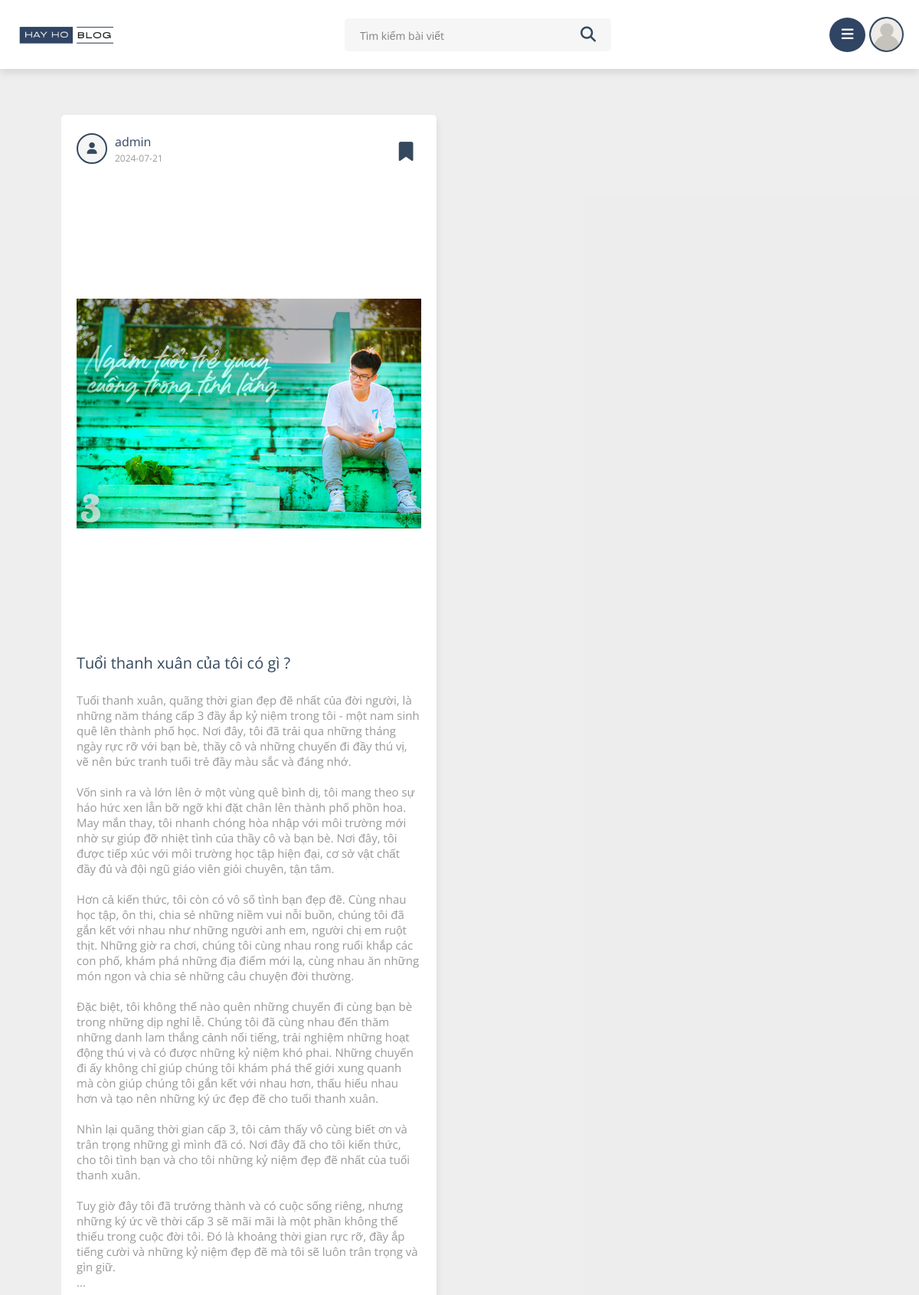
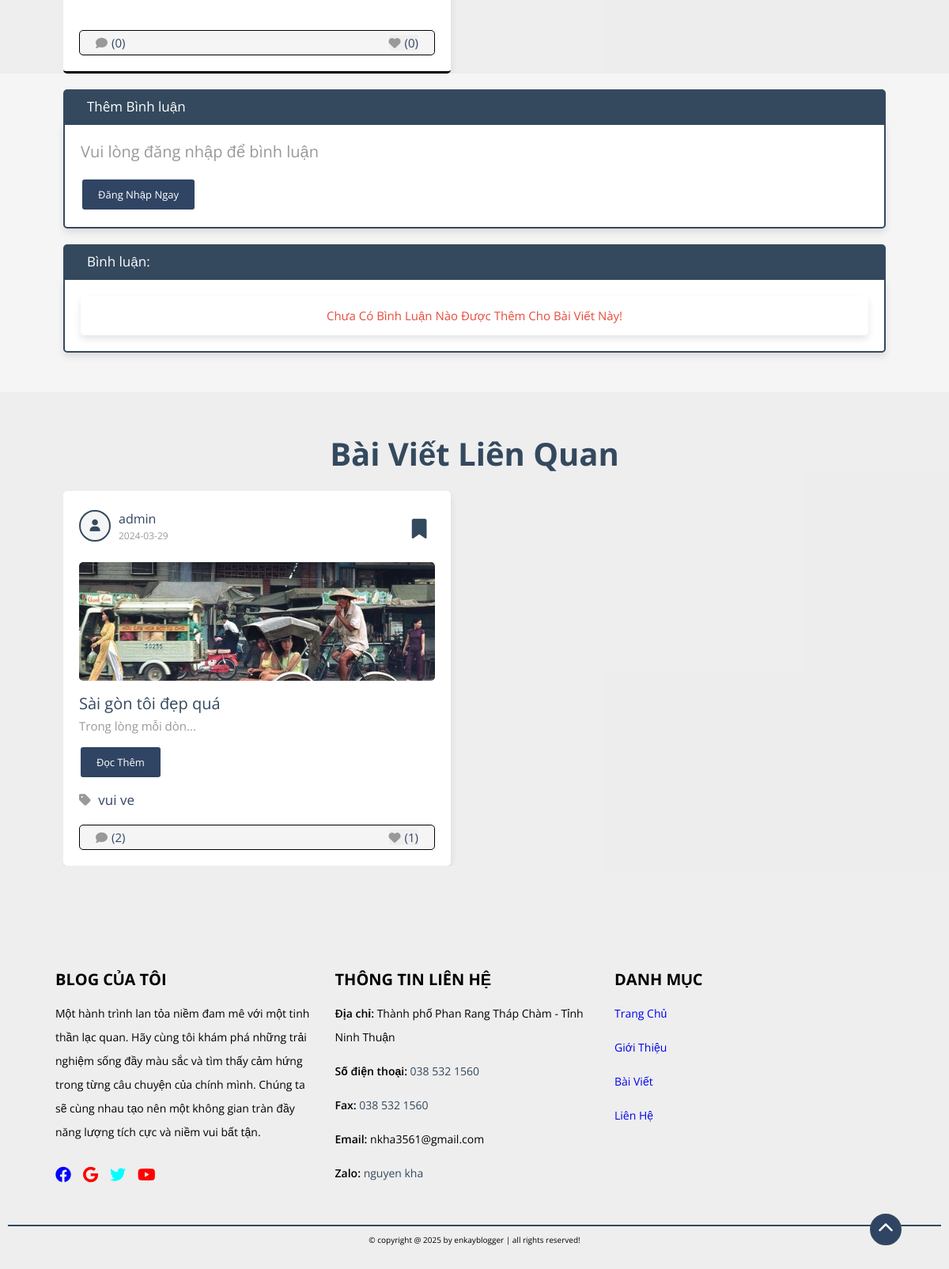
Screenshot of /static/view_post.php?post_id=24 with the database file from the repository (2 pictures, top to bottom).
### tables this page shows
CREATE TABLE `settings` (
  `id` int(11) NOT NULL,
  `setting_key` varchar(255) NOT NULL,
  `setting_value` text NOT NULL
);

CREATE TABLE `posts` (
  `id` int(100) NOT NULL,
  `admin_id` int(100) NOT NULL,
  `name` varchar(100) NOT NULL,
  `title` varchar(100) NOT NULL,
  `content` varchar(10000) NOT NULL,
  `category` varchar(50) NOT NULL,
  `image` varchar(100) NOT NULL,
  `date` date NOT NULL DEFAULT current_timestamp(),
  `status` varchar(10) NOT NULL,
  `tag_id` int(11) DEFAULT NULL
);

### static/view_post.php (the view, shortened to what the rows shown need)
<?php
include '../components/connect.php';
$get_id = $_GET['post_id'];
$select_post_tag = $conn->prepare("SELECT category FROM `posts` WHERE id = ?");
$select_post_tag->execute([$get_id]);
$fetch_post_tag = $select_post_tag->fetch(PDO::FETCH_ASSOC);
$current_tag = $fetch_post_tag['category'];
$select_related_posts = $conn->prepare("SELECT * FROM `posts` WHERE category = ? AND id != ? AND status = 'active' LIMIT 4");
$select_related_posts->execute([$current_tag, $get_id]);
?>
<!DOCTYPE html>
<html lang="en">
<head>
   <link rel="stylesheet" href="https://cdnjs.cloudflare.com/ajax/libs/font-awesome/6.1.1/css/all.min.css">
   <link rel="stylesheet" href="../css/style_edit.css">
   <link rel="stylesheet" href="../css/style_dark.css">
</head>
<body>
   <?php include '../components/user_header.php'; ?>
   <section class="posts-container" style="padding-bottom: 0;">
      <div class="box-container" style="overflow-x:hidden">
         <?php
         $select_posts = $conn->prepare("SELECT * FROM `posts` WHERE status = ? AND id = ?");
         $select_posts->execute(['active', $get_id]);
         if ($select_posts->rowCount() > 0) {
            while ($fetch_posts = $select_posts->fetch(PDO::FETCH_ASSOC)) {
               $post_id = $fetch_posts['id'];
               $count_post_comments = $conn->prepare("SELECT * FROM `comments` WHERE post_id = ?");
               $count_post_comments->execute([$post_id]);
               $total_post_comments = $count_post_comments->rowCount();
               $count_post_likes = $conn->prepare("SELECT * FROM `likes` WHERE post_id = ?");
               $count_post_likes->execute([$post_id]);
               $total_post_likes = $count_post_likes->rowCount();
               $confirm_likes = $conn->prepare("SELECT * FROM `likes` WHERE user_id = ? AND post_id = ?");
               $confirm_likes->execute([$user_id, $post_id]);
               $confirm_save = $conn->prepare("SELECT * FROM `favorite_posts` WHERE user_id = ? AND post_id = ?");
               $confirm_save->execute([$user_id, $post_id]);
         ?>
               <form class="box view_box" method="post" action="<?php echo $_SERVER['PHP_SELF']; ?>">
                  <div class="post-admin">
                     <div class="details_left">
                        <i class="fas fa-user"></i>
                        <div>
                           <a href="author_posts.php?author=<?= $fetch_posts['name']; ?>"><?= $fetch_posts['name']; ?></a>
                           <div><?= $fetch_posts['date']; ?></div>
                        </div>
                     </div>
                     <button type="submit" name="save_post" class="save_mark-btn"><i class="fa-solid fa-bookmark" style="<?php if ($confirm_save->rowCount() > 0) {
                                                                                                                              echo 'color:yellow;';
                                                                                                                           } ?>  "></i></button>
                  </div>
                  <?php
                  if ($fetch_posts['image'] != '') {
                  ?>
                     <img id="image_show" src="../uploaded_img/<?= $fetch_posts['image']; ?>" class="post-image" alt="">
                  <?php
                  }
                  ?>
                  <div class="post-title"><?= $fetch_posts['title']; ?></div>
                  <div class="post-content"><?= $fetch_posts['content']; ?></div>
                  <div class="icons">
                     <div><i class="fas fa-comment"></i><span>(<?= $total_post_comments; ?>)</span></div>
                     <button type="submit" name="like_post"><i class="fas fa-heart" style="<?php if ($confirm_likes->rowCount() > 0) {
                                                                                                echo 'color:var(--red);';
                                                                                             } ?>  "></i><span>(<?= $total_post_likes; ?>)</span></button>
                  </div>
               </form>
         <?php
            }
         } else {
            echo '<p class="empty">Không có bài viết nào!</p>';
         }
         ?>
      </div>
   </section>
   <section class="posts-container" id="related-posts">
      <h1 class="heading">Bài viết liên quan</h1>
      <div class="box-container">
         <?php
         if ($select_related_posts->rowCount() > 0) {
            while ($fetch_related_posts = $select_related_posts->fetch(PDO::FETCH_ASSOC)) {
               $related_post_id = $fetch_related_posts['id'];
               $count_post_comments = $conn->prepare("SELECT * FROM `comments` WHERE post_id = ?");
               $count_post_comments->execute([$related_post_id]);
               $total_post_comments = $count_post_comments->rowCount();
               $count_post_likes = $conn->prepare("SELECT * FROM `likes` WHERE post_id = ?");
               $count_post_likes->execute([$related_post_id]);
               $total_post_likes = $count_post_likes->rowCount();
               $confirm_likes = $conn->prepare("SELECT * FROM `likes` WHERE user_id = ? AND post_id = ?");
               $confirm_likes->execute([$user_id, $related_post_id]);
               $confirm_save = $conn->prepare("SELECT * FROM `favorite_posts` WHERE user_id = ? AND post_id = ?");
               $confirm_save->execute([$user_id, $related_post_id]);
         ?>
               <form class="box_byPost" method="post">
                  <div class="post-admin">
                     <div class="details_left">
                        <i class="fas fa-user"></i>
                        <div>
                           <a href="author_posts.php?author=<?= $fetch_related_posts['name']; ?>"><?= $fetch_related_posts['name']; ?></a>
                           <div><?= $fetch_related_posts['date']; ?></div>
                        </div>
                     </div>
                     <button type="submit" name="save_post" class="save_mark-btn"><i class="fa-solid fa-bookmark" style="<?php if ($confirm_save->rowCount() > 0) {
                                                                                                                              echo 'color:yellow;';
                                                                                                                           } ?>  "></i></button>
                  </div>
                  <?php
                  if ($fetch_related_posts['image'] != '') {
                  ?>
                     <img src="../uploaded_img/<?= $fetch_related_posts['image']; ?>" class="post-image" alt="">
                  <?php
                  }
                  ?>
                  <div class="post-title"><?= $fetch_related_posts['title']; ?></div>
                  <div class="post-content content-30"><?= $fetch_related_posts['content']; ?></div>
                  <a href="view_post.php?post_id=<?= $related_post_id; ?>" class="inline-btn">Đọc thêm</a>
                  <a href="category.php?category=<?= $fetch_related_posts['category']; ?>" class="post-cat"> <i class="fas fa-tag"></i> <span><?= $fetch_related_posts['category']; ?></span></a>
                  <div class="icons">
                     <a href="view_post.php?post_id=<?= $related_post_id; ?>"><i class="fas fa-comment"></i><span>(<?= $total_post_comments; ?>)</span></a>
                     <button type="submit" name="like_post"><i class="fas fa-heart" style="<?php if ($confirm_likes->rowCount() > 0) {
                                                                                                echo 'color:var(--red);';
                                                                                             } ?>  "></i><span>(<?= $total_post_likes; ?>)</span>
                     </button>
                  </div>
               </form>
         <?php
            }
         } else {
            echo '<p class="empty">Không có bài viết liên quan!</p>';
         }
         ?>
      </div>
   </section>
   <?php include '../components/footer.php'; ?>
</body>
</html>

### components/user_header.php (shortened to what the rows shown need)
<?php
include '../components/connect.php';
try {
   $conn->setAttribute(PDO::ATTR_ERRMODE, PDO::ERRMODE_EXCEPTION);
   $stmt = $conn->prepare("SELECT setting_value FROM settings WHERE setting_key = 'logo'");
   $stmt->execute();
   $logo_path = '../uploaded_img/default_img.jpg';
   if ($stmt->rowCount() > 0) {
      $row = $stmt->fetch(PDO::FETCH_ASSOC);
      $logo_path = $row['setting_value'];
   }
} catch (PDOException $e) {
   echo "Connection failed: " . $e->getMessage();
}
?>
<header class="header">
   <section class="flex">
      <a href="home.php" class="logo">
         <img class="logo_img" src="<?php echo htmlspecialchars($logo_path); ?>" alt="hay ho blog logo">
      </a>
   </section>
</header>

### components/footer.php (shortened to what the rows shown need)
<?php
include '../components/connect.php';
$select_footer_text = $conn->prepare("SELECT setting_value FROM `settings` WHERE setting_key = 'footer_text'");
$select_footer_text->execute();
$footer_text = $select_footer_text->fetchColumn();
$select_diachi = $conn->prepare("SELECT setting_value FROM `settings` where setting_key = 'lienhe_diachi'");
$select_diachi->execute();
$diachi_text = $select_diachi->fetchColumn();
$select_dienthoai = $conn->prepare("SELECT setting_value FROM `settings` where setting_key = 'lienhe_dienthoai'");
$select_dienthoai->execute();
$dienthoai_text = $select_dienthoai->fetchColumn();
$select_fax = $conn->prepare("SELECT setting_value FROM `settings` where setting_key = 'lienhe_fax'");
$select_fax->execute();
$fax_text = $select_fax->fetchColumn();
$select_email = $conn->prepare("SELECT setting_value FROM `settings` where setting_key = 'lienhe_email'");
$select_email->execute();
$email_text = $select_email->fetchColumn();
$select_zalo = $conn->prepare("SELECT setting_value FROM `settings` where setting_key = 'lienhe_zalo'");
$select_zalo->execute();
$zalo_text = $select_zalo->fetchColumn();
$select_name = $conn->prepare("SELECT setting_value FROM `settings` where setting_key = 'lienhe_name'");
$select_name->execute();
$name_text = $select_name->fetchColumn();
?>
<footer class="footer">
   <div class="footer_top">
      <div class="footer_top-gioithieu">
         <h1>BLOG CỦA TÔI</h1>
      </div>
      <div class="footer_top-lienhe">
         <h1>THÔNG TIN LIÊN HỆ</h1>
         <ul>
            <li><span> Địa chỉ: </span><?= $diachi_text?></li>
            <li><span> Số điện thoại: </span><a href="tel:0584.344.344"><?= $dienthoai_text?></a></li>
            <li><span> Fax: </span><a href="tel:0584.344.344"><?= $fax_text?></a></li>
            <li><span> Email: </span><?= $email_text?></li>
            <li><span> Zalo: </span><a href="<?= $zalo_text?>"><?= $name_text?></a></li>
         </ul>
      </div>
      <div class="footer_top-thongtin">
         <h1>DANH MỤC</h1>
      </div>
   </div>
   <div class="footer_bottom">
      &copy; copyright @ <?= date('Y'); ?> by <?= htmlspecialchars($footer_text) ?> | all rights reserved!
      <div class="scroll-to-top" onclick="scrollToTop()">
      </div>
   </div>
</footer>

### rows the page displays
settings: setting_value (picture)
posts: name "admin", date "2024-07-21", image (picture), title "Tuổi thanh xuân của tôi có gì ?", content "Tuổi thanh xuân, quãng thời gian đẹp đẽ nhất của đời người, là những năm tháng cấp 3 đầy ắp kỷ niệm trong tôi - một nam sinh quê lên thành phố học. Nơi đây, tôi đã trải qua những tháng ngày rực rỡ với bạn bè, thầy cô và những chuyến đi đầy thú vị, vẽ nên bức tranh tuổi trẻ đầy màu sắc và đáng nhớ. Vốn sinh ra và lớn lên ở một vùng quê bình dị, tôi mang theo sự háo hức xen lẫn bỡ ngỡ khi đặt chân lên thành phố phồn hoa. May mắn thay, tôi nhanh chóng hòa nhập với môi trường mới nhờ sự giúp đỡ nhiệt tình của thầy cô và bạn bè. Nơi đây, tôi được tiếp xúc với môi trường học tập hiện đại, cơ sở vật chất đầy đủ và đội ngũ giáo viên giỏi chuyên, tận tâm. Hơn cả kiến thức, tôi còn có vô số tình bạn…", total_post_comments "0", total_post_likes "0"
posts: name "admin", date "2024-03-29", image (picture), title "Sài gòn tôi đẹp quá", content "Trong lòng mỗi dòn", category "vui ve", total_post_comments "2", total_post_likes "1"
settings: setting_value "Thành phố Phan Rang Tháp Chàm - Tỉnh Ninh Thuận"
settings: setting_value "038 532 1560"
settings: setting_value "038 532 1560"
settings: setting_value "nkha3561@gmail.com"
settings: setting_value "nguyen kha"
settings: setting_value "enkayblogger"
